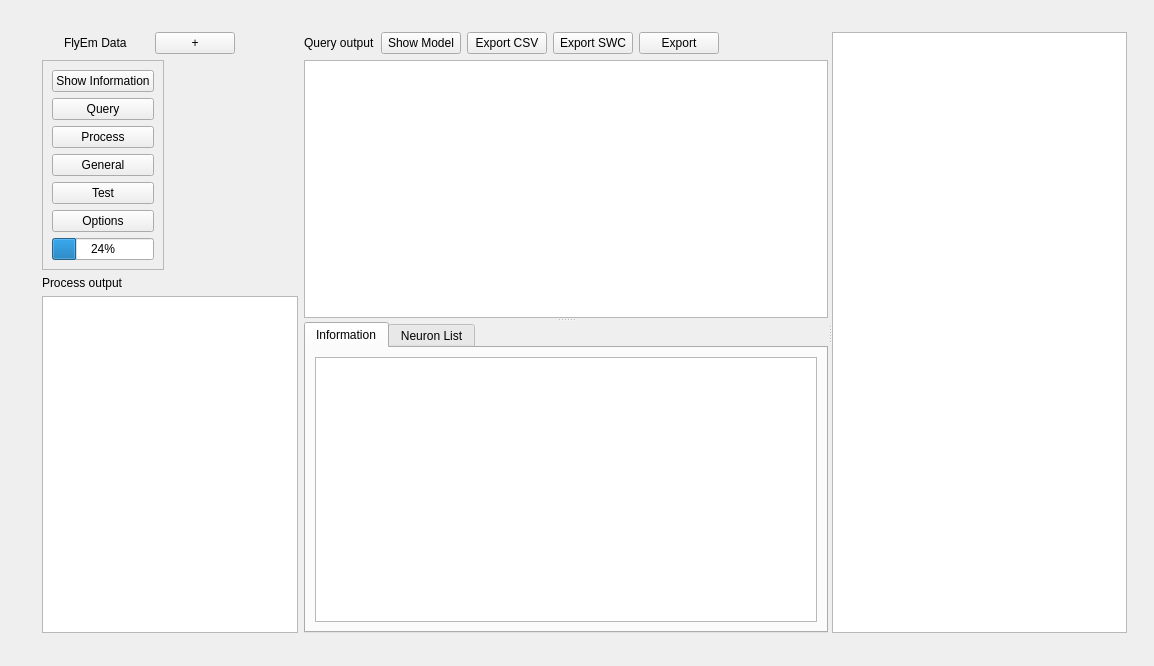
<?xml version="1.0" encoding="UTF-8"?>
<ui version="4.0">
 <class>FlyEmDataForm</class>
 <widget class="QWidget" name="FlyEmDataForm">
  <property name="geometry">
   <rect>
    <x>0</x>
    <y>0</y>
    <width>1154</width>
    <height>666</height>
   </rect>
  </property>
  <property name="sizePolicy">
   <sizepolicy hsizetype="Expanding" vsizetype="Expanding">
    <horstretch>0</horstretch>
    <verstretch>0</verstretch>
   </sizepolicy>
  </property>
  <property name="windowTitle">
   <string>FlyEM</string>
  </property>
  <widget class="QWidget" name="layoutWidget">
   <property name="geometry">
    <rect>
     <x>32</x>
     <y>22</y>
     <width>1105</width>
     <height>621</height>
    </rect>
   </property>
   <layout class="QHBoxLayout" name="overallLayout">
    <property name="leftMargin">
     <number>10</number>
    </property>
    <property name="topMargin">
     <number>10</number>
    </property>
    <property name="rightMargin">
     <number>10</number>
    </property>
    <property name="bottomMargin">
     <number>10</number>
    </property>
    <item>
     <layout class="QVBoxLayout" name="verticalLayout_3">
      <item>
       <layout class="QHBoxLayout" name="horizontalLayout">
        <item>
         <widget class="QLabel" name="label">
          <property name="sizePolicy">
           <sizepolicy hsizetype="Maximum" vsizetype="Preferred">
            <horstretch>0</horstretch>
            <verstretch>0</verstretch>
           </sizepolicy>
          </property>
          <property name="text">
           <string>FlyEm Data</string>
          </property>
         </widget>
        </item>
        <item>
         <widget class="QPushButton" name="addDataPushButton">
          <property name="sizePolicy">
           <sizepolicy hsizetype="Maximum" vsizetype="Fixed">
            <horstretch>0</horstretch>
            <verstretch>0</verstretch>
           </sizepolicy>
          </property>
          <property name="text">
           <string>+</string>
          </property>
         </widget>
        </item>
        <item>
         <spacer name="horizontalSpacer">
          <property name="orientation">
           <enum>Qt::Horizontal</enum>
          </property>
          <property name="sizeType">
           <enum>QSizePolicy::Maximum</enum>
          </property>
          <property name="sizeHint" stdset="0">
           <size>
            <width>40</width>
            <height>20</height>
           </size>
          </property>
         </spacer>
        </item>
       </layout>
      </item>
      <item>
       <widget class="QFrame" name="frame">
        <property name="sizePolicy">
         <sizepolicy hsizetype="Maximum" vsizetype="Preferred">
          <horstretch>0</horstretch>
          <verstretch>0</verstretch>
         </sizepolicy>
        </property>
        <property name="frameShape">
         <enum>QFrame::StyledPanel</enum>
        </property>
        <property name="frameShadow">
         <enum>QFrame::Raised</enum>
        </property>
        <layout class="QFormLayout" name="formLayout">
         <item row="1" column="0">
          <layout class="QVBoxLayout" name="verticalLayout_2">
           <item>
            <layout class="QVBoxLayout" name="verticalLayout">
             <item>
              <widget class="QPushButton" name="pushButton">
               <property name="text">
                <string>Show Information</string>
               </property>
              </widget>
             </item>
             <item>
              <widget class="QPushButton" name="queryPushButton">
               <property name="text">
                <string>Query</string>
               </property>
              </widget>
             </item>
             <item>
              <widget class="QPushButton" name="processPushButton">
               <property name="text">
                <string>Process</string>
               </property>
              </widget>
             </item>
             <item>
              <widget class="QPushButton" name="generalPushButton">
               <property name="text">
                <string>General</string>
               </property>
              </widget>
             </item>
             <item>
              <widget class="QPushButton" name="testPushButton">
               <property name="text">
                <string>Test</string>
               </property>
              </widget>
             </item>
             <item>
              <widget class="QPushButton" name="optionPushButton">
               <property name="text">
                <string>Options</string>
               </property>
              </widget>
             </item>
            </layout>
           </item>
           <item>
            <widget class="QProgressBar" name="progressBar">
             <property name="value">
              <number>24</number>
             </property>
            </widget>
           </item>
          </layout>
         </item>
        </layout>
       </widget>
      </item>
      <item>
       <widget class="QLabel" name="label_2">
        <property name="sizePolicy">
         <sizepolicy hsizetype="Maximum" vsizetype="Preferred">
          <horstretch>0</horstretch>
          <verstretch>0</verstretch>
         </sizepolicy>
        </property>
        <property name="text">
         <string>Process output</string>
        </property>
       </widget>
      </item>
      <item>
       <widget class="QTextEdit" name="outputTextEdit">
        <property name="sizePolicy">
         <sizepolicy hsizetype="Maximum" vsizetype="Expanding">
          <horstretch>0</horstretch>
          <verstretch>0</verstretch>
         </sizepolicy>
        </property>
        <property name="readOnly">
         <bool>true</bool>
        </property>
       </widget>
      </item>
     </layout>
    </item>
    <item>
     <widget class="QSplitter" name="splitter_2">
      <property name="orientation">
       <enum>Qt::Horizontal</enum>
      </property>
      <widget class="QSplitter" name="splitter">
       <property name="orientation">
        <enum>Qt::Vertical</enum>
       </property>
       <widget class="QWidget" name="layoutWidget">
        <layout class="QVBoxLayout" name="verticalLayout_4">
         <item>
          <layout class="QHBoxLayout" name="horizontalLayout_2">
           <item>
            <widget class="QLabel" name="label_3">
             <property name="text">
              <string>Query output</string>
             </property>
            </widget>
           </item>
           <item>
            <widget class="QPushButton" name="showModelPushButton">
             <property name="text">
              <string>Show Model</string>
             </property>
            </widget>
           </item>
           <item>
            <widget class="QPushButton" name="savePushButton">
             <property name="text">
              <string>Export CSV</string>
             </property>
            </widget>
           </item>
           <item>
            <widget class="QPushButton" name="saveSwcPushButton">
             <property name="text">
              <string>Export SWC</string>
             </property>
            </widget>
           </item>
           <item>
            <widget class="QPushButton" name="exportPushButton">
             <property name="text">
              <string>Export</string>
             </property>
            </widget>
           </item>
           <item>
            <spacer name="horizontalSpacer_2">
             <property name="orientation">
              <enum>Qt::Horizontal</enum>
             </property>
             <property name="sizeHint" stdset="0">
              <size>
               <width>40</width>
               <height>20</height>
              </size>
             </property>
            </spacer>
           </item>
          </layout>
         </item>
         <item>
          <widget class="ZFlyEmQueryView" name="queryView">
           <property name="focusPolicy">
            <enum>Qt::StrongFocus</enum>
           </property>
          </widget>
         </item>
        </layout>
       </widget>
       <widget class="QTabWidget" name="InformationTab">
        <property name="currentIndex">
         <number>0</number>
        </property>
        <widget class="QWidget" name="tab">
         <attribute name="title">
          <string>Information</string>
         </attribute>
         <layout class="QVBoxLayout" name="verticalLayout_6">
          <item>
           <widget class="QTextEdit" name="infoWindow">
            <property name="sizePolicy">
             <sizepolicy hsizetype="Expanding" vsizetype="Preferred">
              <horstretch>0</horstretch>
              <verstretch>0</verstretch>
             </sizepolicy>
            </property>
           </widget>
          </item>
         </layout>
        </widget>
        <widget class="QWidget" name="tab_2">
         <attribute name="title">
          <string>Neuron List</string>
         </attribute>
         <layout class="QVBoxLayout" name="verticalLayout_5">
          <item>
           <widget class="ZFlyEmQueryView" name="slaveQueryView">
            <property name="sizePolicy">
             <sizepolicy hsizetype="Expanding" vsizetype="Expanding">
              <horstretch>0</horstretch>
              <verstretch>0</verstretch>
             </sizepolicy>
            </property>
           </widget>
          </item>
         </layout>
        </widget>
       </widget>
      </widget>
      <widget class="QGraphicsView" name="thumbnailView">
       <property name="sizePolicy">
        <sizepolicy hsizetype="Preferred" vsizetype="Expanding">
         <horstretch>0</horstretch>
         <verstretch>0</verstretch>
        </sizepolicy>
       </property>
      </widget>
     </widget>
    </item>
   </layout>
  </widget>
 </widget>
 <customwidgets>
  <customwidget>
   <class>ZFlyEmQueryView</class>
   <extends>QTableView</extends>
   <header>zflyemqueryview.h</header>
  </customwidget>
 </customwidgets>
 <resources/>
 <connections/>
</ui>
